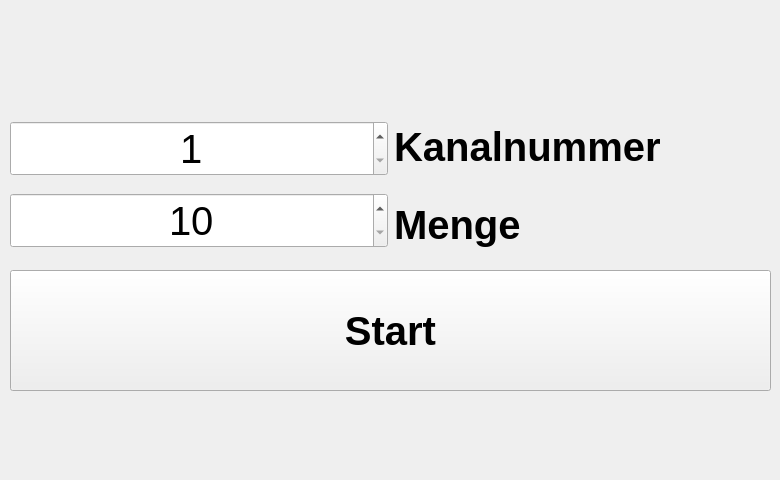
<?xml version="1.0" encoding="UTF-8"?>
<ui version="4.0">
 <class>MainWindow</class>
 <widget class="QMainWindow" name="MainWindow">
  <property name="geometry">
   <rect>
    <x>0</x>
    <y>0</y>
    <width>780</width>
    <height>480</height>
   </rect>
  </property>
  <property name="windowTitle">
   <string>MainWindow</string>
  </property>
  <widget class="QWidget" name="centralwidget">
   <widget class="QPushButton" name="PB_start">
    <property name="geometry">
     <rect>
      <x>10</x>
      <y>270</y>
      <width>761</width>
      <height>121</height>
     </rect>
    </property>
    <property name="font">
     <font>
      <pointsize>30</pointsize>
      <weight>75</weight>
      <bold>true</bold>
     </font>
    </property>
    <property name="text">
     <string>Start</string>
    </property>
   </widget>
   <widget class="QWidget" name="horizontalLayoutWidget">
    <property name="geometry">
     <rect>
      <x>10</x>
      <y>110</y>
      <width>761</width>
      <height>151</height>
     </rect>
    </property>
    <layout class="QHBoxLayout" name="horizontalLayout">
     <item>
      <layout class="QVBoxLayout" name="verticalLayout_2">
       <item>
        <widget class="QSpinBox" name="sB_Kanal">
         <property name="font">
          <font>
           <pointsize>30</pointsize>
           <weight>50</weight>
           <bold>false</bold>
          </font>
         </property>
         <property name="alignment">
          <set>Qt::AlignCenter</set>
         </property>
         <property name="buttonSymbols">
          <enum>QAbstractSpinBox::UpDownArrows</enum>
         </property>
         <property name="minimum">
          <number>1</number>
         </property>
         <property name="maximum">
          <number>10</number>
         </property>
        </widget>
       </item>
       <item>
        <widget class="QSpinBox" name="sB_Menge">
         <property name="font">
          <font>
           <pointsize>30</pointsize>
          </font>
         </property>
         <property name="alignment">
          <set>Qt::AlignCenter</set>
         </property>
         <property name="suffix">
          <string/>
         </property>
         <property name="minimum">
          <number>10</number>
         </property>
         <property name="maximum">
          <number>200</number>
         </property>
         <property name="singleStep">
          <number>10</number>
         </property>
        </widget>
       </item>
      </layout>
     </item>
     <item>
      <layout class="QVBoxLayout" name="verticalLayout">
       <item>
        <widget class="QLabel" name="label">
         <property name="font">
          <font>
           <pointsize>30</pointsize>
           <weight>75</weight>
           <bold>true</bold>
          </font>
         </property>
         <property name="text">
          <string>Kanalnummer</string>
         </property>
        </widget>
       </item>
       <item>
        <widget class="QLabel" name="label_2">
         <property name="font">
          <font>
           <pointsize>30</pointsize>
           <weight>75</weight>
           <bold>true</bold>
          </font>
         </property>
         <property name="text">
          <string>Menge</string>
         </property>
        </widget>
       </item>
      </layout>
     </item>
    </layout>
   </widget>
  </widget>
 </widget>
 <resources/>
 <connections/>
</ui>
